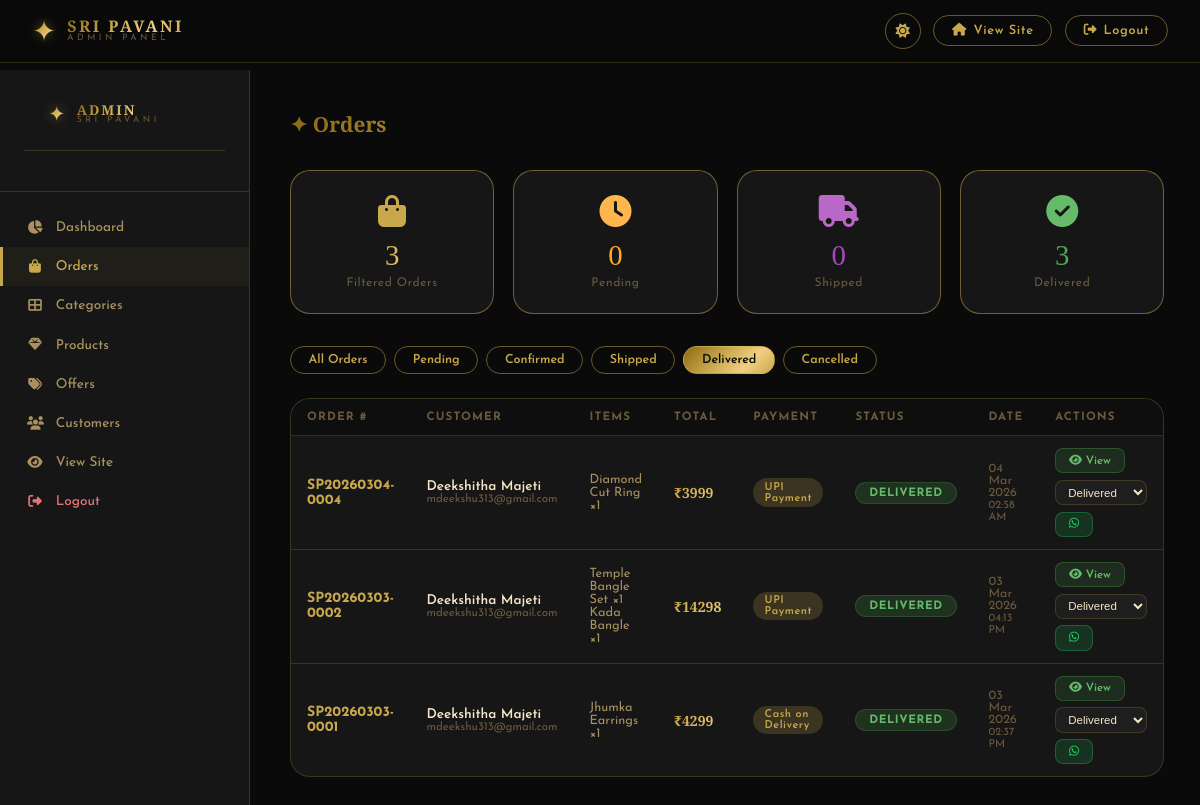
The app's page /admin/orders?status=delivered (signed in) with its own data.
### app.py (models this page shows, shortened)
class Order(db.Model):
    id                 = db.Column(db.Integer, primary_key=True)
    user_id            = db.Column(db.Integer, db.ForeignKey('user.id'), nullable=False)
    order_number       = db.Column(db.String(20), unique=True, nullable=False)
    total              = db.Column(db.Float, nullable=False)
    payment_method     = db.Column(db.String(30), nullable=False)
    status             = db.Column(db.String(20), default='pending')
    delivery_name      = db.Column(db.String(150))
    delivery_phone     = db.Column(db.String(20))
    delivery_address   = db.Column(db.Text)
    delivery_city      = db.Column(db.String(100))
    delivery_state     = db.Column(db.String(100))
    delivery_pincode   = db.Column(db.String(10))
    estimated_delivery = db.Column(db.String(100), default='5-7 business days')
    admin_note         = db.Column(db.Text)
    created_at         = db.Column(db.DateTime, default=datetime.utcnow)
    items              = db.relationship('OrderItem', backref='order', lazy=True)

class User(UserMixin, db.Model):
    id            = db.Column(db.Integer, primary_key=True)
    name          = db.Column(db.String(150), nullable=False)
    email         = db.Column(db.String(150), unique=True, nullable=False)
    phone         = db.Column(db.String(20))
    dob           = db.Column(db.String(20))
    gender        = db.Column(db.String(10))
    address       = db.Column(db.Text)
    city          = db.Column(db.String(100))
    state         = db.Column(db.String(100))
    pincode       = db.Column(db.String(10))
    password_hash = db.Column(db.String(256))
    is_admin      = db.Column(db.Boolean, default=False)
    created_at    = db.Column(db.DateTime, default=datetime.utcnow)
    cart_items    = db.relationship('CartItem', backref='user', lazy=True)
    orders        = db.relationship('Order', backref='user', lazy=True)

class OrderItem(db.Model):
    id            = db.Column(db.Integer, primary_key=True)
    order_id      = db.Column(db.Integer, db.ForeignKey('order.id'), nullable=False)
    product_id    = db.Column(db.Integer, db.ForeignKey('product.id'), nullable=True)
    product_name  = db.Column(db.String(200))
    product_image = db.Column(db.String(200))
    price         = db.Column(db.Float)
    quantity      = db.Column(db.Integer)
    product       = db.relationship('Product')

### app.py (the view, shortened to what this page needs)
@app.route('/admin/orders', methods=['GET', 'POST'])
@login_required
@admin_required
def admin_orders():
    status_filter = request.args.get('status', '')
    q = Order.query
    if status_filter:
        q = q.filter_by(status=status_filter)
    orders = q.order_by(Order.created_at.desc()).all()
    return render_template('admin/orders.html', orders=orders,
                           status_filter=status_filter)

### app.py (called while the page is built)
@login_manager.user_loader
def load_user(user_id):
    return User.query.get(int(user_id))

def admin_required(f):
    from functools import wraps
    @wraps(f)
    def decorated(*args, **kwargs):
        if not current_user.is_authenticated or not current_user.is_admin:
            flash('Admin access required', 'error')
            return redirect(url_for('login'))
        return f(*args, **kwargs)
    return decorated

### templates/admin/orders.html (shortened to what this page needs)
{% extends "admin/base_admin.html" %}
{% block content %}
<h1 class="admin-page-title">✦ Orders</h1>
<div class="stats-grid" style="margin-bottom:2rem">
  <div class="stat-card">
    <div class="stat-icon"><i class="fas fa-shopping-bag"></i></div>
    <div class="stat-number">{{ orders|length }}</div>
    <div class="stat-label">{{ 'Filtered' if status_filter else 'Total' }} Orders</div>
  </div>
  <div class="stat-card">
    <div class="stat-icon" style="color:#ffb74d"><i class="fas fa-clock"></i></div>
    <div class="stat-number" style="background:linear-gradient(135deg,#ff9800,#ffb74d);-webkit-background-clip:text;-webkit-text-fill-color:transparent">
      {{ orders|selectattr('status','equalto','pending')|list|length }}
    </div>
    <div class="stat-label">Pending</div>
  </div>
  <div class="stat-card">
    <div class="stat-icon" style="color:#ba68c8"><i class="fas fa-truck"></i></div>
    <div class="stat-number" style="background:linear-gradient(135deg,#9c27b0,#ba68c8);-webkit-background-clip:text;-webkit-text-fill-color:transparent">
      {{ orders|selectattr('status','equalto','shipped')|list|length }}
    </div>
    <div class="stat-label">Shipped</div>
  </div>
  <div class="stat-card">
    <div class="stat-icon" style="color:#66bb6a"><i class="fas fa-check-circle"></i></div>
    <div class="stat-number" style="background:linear-gradient(135deg,#388e3c,#66bb6a);-webkit-background-clip:text;-webkit-text-fill-color:transparent">
      {{ orders|selectattr('status','equalto','delivered')|list|length }}
    </div>
    <div class="stat-label">Delivered</div>
  </div>
</div>
<div style="display:flex;gap:.5rem;flex-wrap:wrap;margin-bottom:1.5rem">
  {% for label, val in [('All Orders',''),('Pending','pending'),('Confirmed','confirmed'),('Shipped','shipped'),('Delivered','delivered'),('Cancelled','cancelled')] %}
  <a href="{{ url_for('admin_orders') }}{% if val %}?status={{ val }}{% endif %}"
    style="padding:.45rem 1.1rem;border-radius:50px;font-size:.78rem;font-weight:600;border:1px solid var(--border-gold);
           color:{% if status_filter == val %}var(--bg-primary){% else %}var(--gold){% endif %};
           background:{% if status_filter == val %}var(--gold-gradient){% else %}transparent{% endif %};
           text-decoration:none;transition:all .2s">
    {{ label }}
  </a>
  {% endfor %}
</div>
{% if orders %}
<div class="admin-card">
  <div style="overflow-x:auto">
    <table class="admin-table">
      <thead>
        <tr>
          <th>Order #</th>
          <th>Customer</th>
          <th>Items</th>
          <th>Total</th>
          <th>Payment</th>
          <th>Status</th>
          <th>Date</th>
          <th>Actions</th>
        </tr>
      </thead>
      <tbody>
        {% for order in orders %}
        {% set sc = status_colors.get(order.status, ('rgba(100,100,100,.15)','#aaa')) %}
        <tr>
          <td>
            <a href="{{ url_for('admin_order_detail', order_id=order.id) }}"
               style="color:var(--gold);font-weight:700;font-size:.88rem;text-decoration:none">
              {{ order.order_number }}
            </a>
          </td>
          <td>
            <div style="font-weight:600;font-size:.85rem">{{ order.user.name }}</div>
            <div style="font-size:.72rem;color:var(--text-muted)">{{ order.user.email }}</div>
          </td>
          <td>
            <div style="font-size:.8rem;color:var(--text-secondary)">
              {% for item in order.items[:2] %}
              <div>{{ item.product_name }} ×{{ item.quantity }}</div>
              {% endfor %}
            </div>
          </td>
          <td style="font-family:'Cinzel Decorative',serif;font-size:.88rem;background:var(--gold-gradient);-webkit-background-clip:text;-webkit-text-fill-color:transparent;font-weight:700">
            ₹{{ "%.0f"|format(order.total) }}
          </td>
          <td>
            <span class="tag tag-gold" style="font-size:.68rem">
              {{ payment_labels.get(order.payment_method, order.payment_method) }}
            </span>
          </td>
          <td>
            <span style="display:inline-block;padding:.25rem .8rem;border-radius:20px;font-size:.72rem;font-weight:700;
                         background:{{ sc[0] }};color:{{ sc[1] }};border:1px solid {{ sc[1] }}30;letter-spacing:.05em">
              {{ order.status|upper }}
            </span>
          </td>
          <td style="font-size:.78rem;color:var(--text-muted)">
            {{ order.created_at.strftime('%d %b %Y') }}<br>
            <span style="font-size:.68rem">{{ order.created_at.strftime('%I:%M %p') }}</span>
          </td>
          <td>
            <div style="display:flex;gap:.4rem;flex-wrap:wrap;align-items:center">
              <a href="{{ url_for('admin_order_detail', order_id=order.id) }}"
                 class="btn-sm btn-success" style="font-size:.72rem">
                <i class="fas fa-eye"></i> View
              </a>
              <form method="POST" style="display:inline">
                <select name="status" onchange="this.form.submit()"
                  style="padding:.3rem .5rem;border-radius:8px;background:var(--input-bg);border:1px solid var(--border);
                         color:var(--text-primary);font-size:.72rem;cursor:pointer">
                  {% for s in ['pending','confirmed','shipped','delivered','cancelled'] %}
                  <option value="{{ s }}" {{ 'selected' if order.status == s }}>{{ s|capitalize }}</option>
                  {% endfor %}
                </select>
              </form>
              {% if order.user.phone %}
              <a href="https://wa.me/91{{ order.user.phone|replace(' ','')|replace('-','') }}?text={{ ('Order Update: Your Sri Pavani order ' + order.order_number + ' status is now ' + order.status + '. Thank you!')|urlencode }}"
                 target="_blank" class="btn-sm"
                 style="background:rgba(37,211,102,.15);color:#25d366;border:1px solid rgba(37,211,102,.3);font-size:.72rem"
                 title="Notify Customer on WhatsApp">
                <i class="fab fa-whatsapp"></i>
              </a>
              {% endif %}
            </div>
          </td>
        </tr>
        {% endfor %}
      </tbody>
    </table>
  </div>
</div>
{% else %}
<div style="text-align:center;padding:5rem 2rem;color:var(--text-muted)">
  <i class="fas fa-shopping-bag" style="font-size:3rem;color:var(--gold);opacity:.3;display:block;margin-bottom:1rem"></i>
  <p>No orders found{% if status_filter %} with status "{{ status_filter }}"{% endif %}.</p>
</div>
{% endif %}
{% endblock %}

### static/css/style.css (style rules this page uses)
:root[data-theme="dark"] { --bg-primary:#0a0a0a;--bg-secondary:#111111;--bg-card:#161616;--bg-nav:rgba(10,10,10,0.92); --gold:#c9a84c;--gold-light:#e8c97e;--gold-dark:#8b6914; --gold-gradient:linear-gradient(135deg,#8b6914 0%,#c9a84c 40%,#f0d080 70%,#c9a84c 100%); --ombre-hero:linear-gradient(160deg,#0a0a0a 0%,#1a1200 40%,#2a1f00 70%,#0a0a0a 100%); --text-primary:#f5e6c8;--text-secondary:#a89060;--text-muted:#6b5a3e; --border:rgba(201,168,76,0.2);--border-gold:rgba(201,168,76,0.5); --shadow:0 8px 40px rgba(0,0,0,0.6);--shadow-gold:0 4px 20px rgba(201,168,76,0.15); --card-hover:rgba(201,168,76,0.05);--badge-bg:#c9a84c;--badge-text:#0a0a0a; --input-bg:#1e1e1e;--section-alt:#0e0e0e;--toast-success:#1a3a1a;--toast-error:#3a1a1a; }
*,*::before,*::after { margin:0;padding:0;box-sizing:border-box }
html { scroll-behavior:smooth }
body { font-family:'Josefin Sans',sans-serif;background:var(--bg-primary);color:var(--text-primary);min-height:100vh;transition:background .4s,color .4s;overflow-x:hidden }
a { text-decoration:none;color:inherit }
.admin-page-title { font-family:'Cinzel Decorative',serif;font-size:1.3rem;background:var(--gold-gradient);-webkit-background-clip:text;-webkit-text-fill-color:transparent;margin-bottom:2rem }
.stats-grid { display:grid;grid-template-columns:repeat(auto-fit,minmax(180px,1fr));gap:1.2rem;margin-bottom:2.5rem }
.stat-card { background:var(--bg-card);border:1px solid var(--border-gold);border-radius:20px;padding:1.5rem;text-align:center }
.stat-icon { font-size:2rem;color:var(--gold);margin-bottom:.5rem }
.stat-number { font-family:'Cinzel Decorative',serif;font-size:1.8rem;background:var(--gold-gradient);-webkit-background-clip:text;-webkit-text-fill-color:transparent;margin-bottom:.3rem }
.stat-label { font-size:.75rem;color:var(--text-muted);letter-spacing:.05em }
.admin-card { background:var(--bg-card);border:1px solid var(--border);border-radius:20px;overflow:hidden;margin-bottom:2rem }
.admin-table { width:100%;border-collapse:collapse;font-size:.85rem }
.admin-table th { text-align:left;padding:.75rem 1rem;background:var(--section-alt);color:var(--text-muted);font-size:.72rem;letter-spacing:.1em;text-transform:uppercase;border-bottom:1px solid var(--border) }
.admin-table td { padding:.75rem 1rem;border-bottom:1px solid var(--border);vertical-align:middle }
.admin-table tr:last-child td { border-bottom:none }
.tag { display:inline-block;padding:.2rem .7rem;border-radius:20px;font-size:.7rem;font-weight:600;letter-spacing:.05em }
.tag-gold { background:rgba(201,168,76,.2);color:var(--gold) }
.btn-sm { padding:.35rem .8rem;border-radius:8px;font-size:.75rem;font-weight:600;cursor:pointer;transition:all .2s;border:1px solid transparent }
.btn-success { background:rgba(76,175,80,.15);color:#66bb6a;border-color:rgba(76,175,80,.3) }

### records on screen
Order: order_number "SP20260304-0004", user.name "Deekshitha Majeti", user.email "mdeekshu313@gmail.com", total "3999", get "UPI Payment", status "DELIVERED", created_at "04 Mar 2026", created_at "02:58 AM"
OrderItem: product_name "Diamond Cut Ring", quantity "1"
Order: order_number "SP20260303-0002", user.name "Deekshitha Majeti", user.email "mdeekshu313@gmail.com", total "14298", get "UPI Payment", status "DELIVERED", created_at "03 Mar 2026", created_at "04:13 PM"
OrderItem: product_name "Temple Bangle Set", quantity "1"
OrderItem: product_name "Kada Bangle", quantity "1"
Order: order_number "SP20260303-0001", user.name "Deekshitha Majeti", user.email "mdeekshu313@gmail.com", total "4299", get "Cash on Delivery", status "DELIVERED", created_at "03 Mar 2026", created_at "02:37 PM"
OrderItem: product_name "Jhumka Earrings", quantity "1"

### other values on screen
{{ orders|length }} "3"
{{ 'Filtered' if status_filter else 'Total' }} "Filtered"
{{ orders|selectattr('status','equalto','pending')|list|length }} "0"
{{ orders|selectattr('status','equalto','shipped')|list|length }} "0"
{{ orders|selectattr('status','equalto','delivered')|list|length }} "3"
{{ label }} "All Orders" "Pending" "Confirmed" "Shipped" "Delivered" "Cancelled"
form field status "Delivered"
